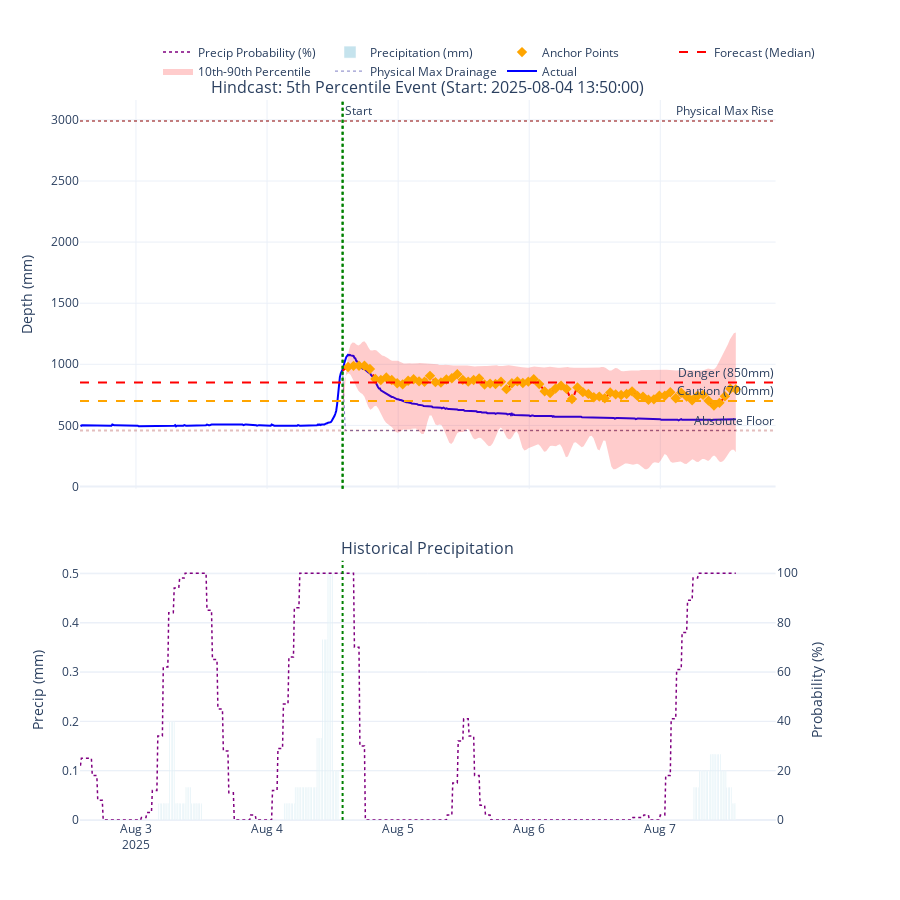
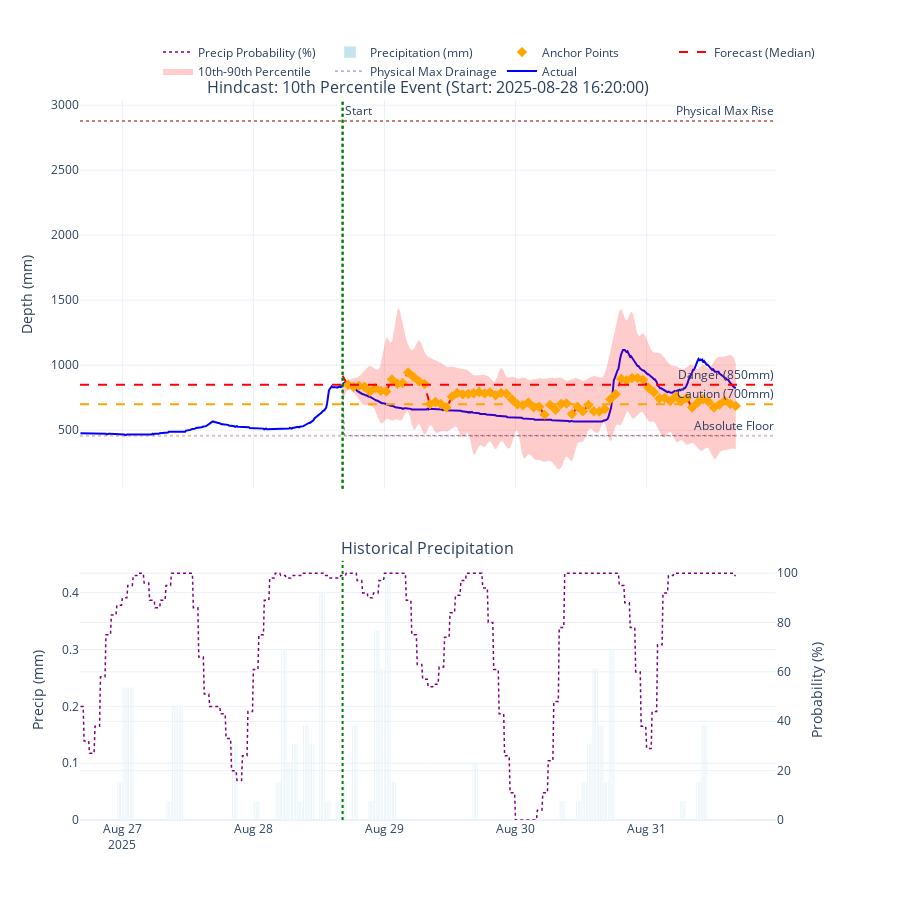
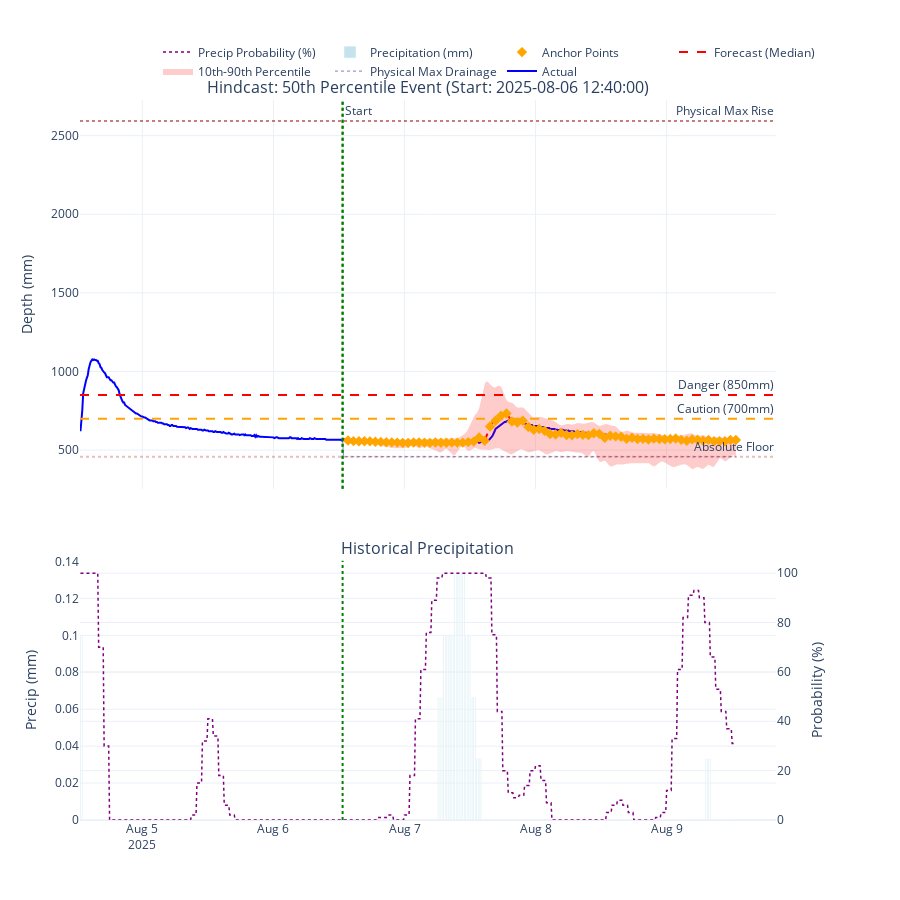
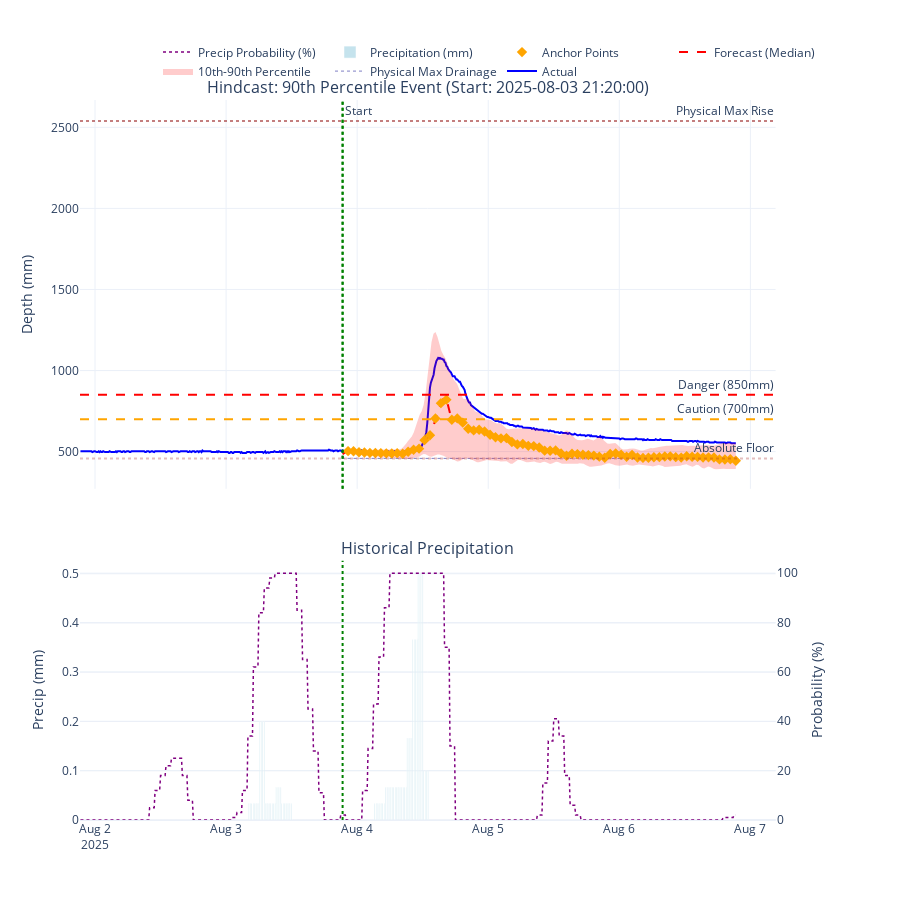

Write notebook code for charts like these, in order.
### Code cell
# --- DETAILED EVALUATION: PERCENTILE HINDCASTS (WITH QUANTILES) ---
import plotly.graph_objects as go
from plotly.subplots import make_subplots

print("Generating hindcasts for key percentiles (5th, 50th, 95th) of 24h changes...")

# Calculate physics constraints (same as in forecast generation)
single_step_changes = df_streamway['streamway_depth_mm'].diff()
MAX_DROP_PER_STEP = abs(single_step_changes.min())
max_rises = [hourly_rise_stats.get(f'{h}h', {}).get('max', 0) for h in range(1, 73)]
MAX_TOTAL_RISE = max([r for r in max_rises if not np.isnan(r)]) if max_rises else 2000.0
MIN_DEPTH_ABSOLUTE = df_streamway['streamway_depth_mm'].min()
MAX_DEPTH_OBSERVED = df_streamway['streamway_depth_mm'].max()

# We'll use the 24h horizon to select interesting examples
h_select = 24
if h_select in anchor_models:
    model_info = anchor_models[h_select]
    
    # Calculate target on-the-fly (like in training)
    steps = h_select * 6
    future_depth = df_merged['streamway_depth_mm'].shift(-steps)
    target_change = future_depth - df_merged['streamway_depth_mm']
    
    # Create valid mask
    valid_mask = target_change.notna() & df_merged['precip_lag_7h'].notna() & df_merged['soil_tank_slow'].notna()
    df_train_h = df_merged.loc[valid_mask].copy()
    df_train_h['target_change'] = target_change.loc[valid_mask]
    
    # Split exactly as in training
    split_idx = int(len(df_train_h) * 0.8)
    test_data = df_train_h.iloc[split_idx:]
    
    # Calculate percentiles of ACTUAL change in the test set
    actual_changes = test_data['target_change']
    percentiles = [5, 10, 50, 90, 95]
    perc_values = np.percentile(actual_changes, percentiles)
    
    # Find the specific timestamps closest to these percentile values
    selected_times = []
    for p, val in zip(percentiles, perc_values):
        idx = (np.abs(actual_changes - val)).argmin()
        selected_times.append((p, test_data.index[idx], val))
        
    # Create a plot for each selected example
    for p, start_t, val in selected_times:
        print(f"\nGenerating Hindcast for {p}th Percentile (24h change: {val:.2f}mm) at {start_t}")
        
        # 1. Generate Forecast using ALL 72 models
        hindcast_anchors_10 = []
        hindcast_anchors_50 = []
        hindcast_anchors_90 = []
        hindcast_times = []
        
        current_depth_at_start = df_merged.loc[start_t, 'streamway_depth_mm']
        
        for h in range(1, 73):
            if h not in anchor_models: continue
            
            m_info = anchor_models[h]
            models = m_info['models']
            feats = m_info['features']
            
            try:
                if start_t not in df_merged.index: continue
                
                X_input = df_merged.loc[[start_t], feats]
                if X_input.isnull().values.any(): continue
                
                change_10 = models['p10'].predict(X_input)[0]
                change_50 = models['p50'].predict(X_input)[0]
                change_90 = models['p90'].predict(X_input)[0]
                
                hindcast_anchors_10.append(current_depth_at_start + change_10)
                hindcast_anchors_50.append(current_depth_at_start + change_50)
                hindcast_anchors_90.append(current_depth_at_start + change_90)
                hindcast_times.append(start_t + pd.Timedelta(hours=h))
            except Exception as e:
                pass
                
        if not hindcast_anchors_50:
            print("  Could not generate forecast (missing data)")
            continue
            
        # 2. Get Actual Data (History + Future)
        history_start = start_t - pd.Timedelta(days=2)
        end_t = start_t + pd.Timedelta(hours=72)
        
        if history_start < df_streamway.index.min(): history_start = df_streamway.index.min()
        if end_t > df_streamway.index.max(): end_t = df_streamway.index.max()
        
        actual_data = df_streamway.loc[history_start:end_t]
        
        # 3. Calculate Physics Trajectories for this event
        # Upper limit
        physics_upper_capacity = current_depth_at_start + MAX_TOTAL_RISE
        
        # Lower limit (drainage trajectory)
        physics_lower_drainage = []
        current_sim = current_depth_at_start
        forecast_times_for_physics = pd.date_range(start_t, end_t, freq='10min')
        for t in forecast_times_for_physics:
            physics_lower_drainage.append(current_sim)
            current_sim = max(MIN_DEPTH_ABSOLUTE, current_sim - MAX_DROP_PER_STEP)
        
        # 4. Create TWO-PANEL PLOT (like future forecast)
        fig = make_subplots(
            rows=2, cols=1,
            shared_xaxes=True,
            vertical_spacing=0.1,
            subplot_titles=(f'Hindcast: {p}th Percentile Event (Start: {start_t})', 'Historical Precipitation'),
            row_heights=[0.6, 0.4],
            specs=[[{"secondary_y": False}], [{"secondary_y": True}]]
        )
        
        # --- TOP PLOT: STREAM DEPTH ---
        
        # Historical Actual
        fig.add_trace(go.Scatter(
            x=actual_data.index,
            y=actual_data['streamway_depth_mm'],
            name='Actual',
            line=dict(color='blue', width=2)
        ), row=1, col=1)
        
        # Physics Limits
        # Check if we should show historical max
        forecast_max = max(hindcast_anchors_90) if hindcast_anchors_90 else 0
        if forecast_max > (MAX_DEPTH_OBSERVED * 0.8):
            fig.add_hline(
                y=MAX_DEPTH_OBSERVED,
                line_dash='dot',
                line_color='purple',
                opacity=0.3,
                annotation_text='Historical Max',
                row=1, col=1
            )
        
        # Upper capacity
        fig.add_hline(
            y=physics_upper_capacity,
            line_dash='dot',
            line_color='darkred',
            opacity=0.5,
            annotation_text='Physical Max Rise',
            row=1, col=1
        )
        
        # Lower drainage
        fig.add_trace(go.Scatter(
            x=forecast_times_for_physics,
            y=physics_lower_drainage,
            name='Physical Max Drainage',
            line=dict(color='darkblue', width=1, dash='dot'),
            opacity=0.5
        ), row=1, col=1)
        
        # Absolute floor
        fig.add_hline(
            y=MIN_DEPTH_ABSOLUTE,
            line_dash='dot',
            line_color='brown',
            opacity=0.3,
            annotation_text='Absolute Floor',
            row=1, col=1
        )
        
        # Forecast with Splines
        if len(hindcast_anchors_50) >= 4:
            from scipy.interpolate import CubicSpline
            hours_from_start = [(t - start_t).total_seconds() / 3600 for t in hindcast_times]
            
            spline_10 = CubicSpline(hours_from_start, hindcast_anchors_10)
            spline_50 = CubicSpline(hours_from_start, hindcast_anchors_50)
            spline_90 = CubicSpline(hours_from_start, hindcast_anchors_90)
            
            xs = np.linspace(0, max(hours_from_start), 200)
            ts = [start_t + pd.Timedelta(hours=x) for x in xs]
            
            ys_10 = spline_10(xs)
            ys_50 = spline_50(xs)
            ys_90 = spline_90(xs)
            
            # Confidence Interval
            fig.add_trace(go.Scatter(
                x=ts, y=ys_90,
                mode='lines',
                line=dict(width=0),
                showlegend=False
            ), row=1, col=1)
            
            fig.add_trace(go.Scatter(
                x=ts, y=ys_10,
                mode='lines',
                line=dict(width=0),
                fill='tonexty',
                fillcolor='rgba(255, 0, 0, 0.2)',
                name='10th-90th Percentile'
            ), row=1, col=1)
            
            # Median Forecast
            fig.add_trace(go.Scatter(
                x=ts, y=ys_50,
                name='Forecast (Median)',
                line=dict(color='red', dash='dash', width=2)
            ), row=1, col=1)
        
        # Anchors
        fig.add_trace(go.Scatter(
            x=hindcast_times,
            y=hindcast_anchors_50,
            name='Anchor Points',
            mode='markers',
            marker=dict(color='orange', symbol='diamond', size=8)
        ), row=1, col=1)
        
        # Danger Thresholds
        fig.add_hline(y=700, line_dash='dash', line_color='orange', annotation_text='Caution (700mm)', row=1, col=1)
        fig.add_hline(y=850, line_dash='dash', line_color='red', annotation_text='Danger (850mm)', row=1, col=1)
        
        # Start Line
        fig.add_vline(
            x=start_t.timestamp() * 1000,
            line_dash='dot',
            line_color='green',
            annotation_text='Start'
        )
        
        # --- BOTTOM PLOT: PRECIPITATION ---
        weather_data = df_merged.loc[history_start:end_t]
        
        # Precip Amount
        fig.add_trace(go.Bar(
            x=weather_data.index,
            y=weather_data['precip_15min'],
            name='Precipitation (mm)',
            marker_color='lightblue',
            opacity=0.7
        ), row=2, col=1, secondary_y=False)
        
        # Precip Probability (if available)
        if 'precip_prob' in weather_data.columns:
            fig.add_trace(go.Scatter(
                x=weather_data.index,
                y=weather_data['precip_prob'],
                name='Precip Probability (%)',
                line=dict(color='purple', width=1.5, dash='dot'),
                mode='lines'
            ), row=2, col=1, secondary_y=True)
        
        # Start line on precip plot too
        fig.add_vline(
            x=start_t.timestamp() * 1000,
            line_dash='dot',
            line_color='green'
        )
        
        # Layout
        fig.update_layout(
            template='plotly_white',
            height=900,
            hovermode='x unified',
            showlegend=True,
            legend=dict(orientation='h', yanchor='bottom', y=1.02, xanchor='right', x=1)
        )
        
        fig.update_yaxes(title_text='Depth (mm)', row=1, col=1)
        fig.update_yaxes(title_text='Precip (mm)', row=2, col=1, secondary_y=False)
        fig.update_yaxes(title_text='Probability (%)', row=2, col=1, secondary_y=True, range=[0, 105])
        
        fig.show()
else:
    print("Model 24h not found.")
